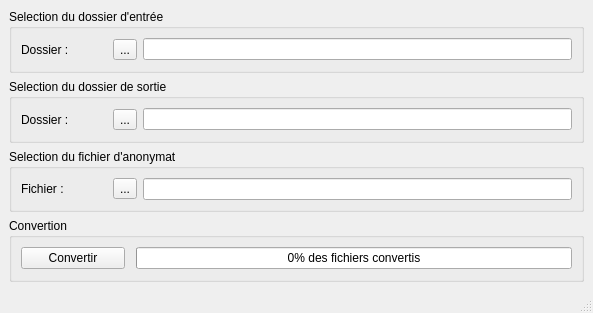
<?xml version="1.0" encoding="UTF-8"?>
<ui version="4.0">
 <class>MainWindow</class>
 <widget class="QMainWindow" name="MainWindow">
  <property name="geometry">
   <rect>
    <x>0</x>
    <y>0</y>
    <width>593</width>
    <height>313</height>
   </rect>
  </property>
  <property name="windowTitle">
   <string>MainWindow</string>
  </property>
  <widget class="QWidget" name="centralwidget">
   <layout class="QVBoxLayout" name="verticalLayout">
    <item>
     <widget class="QGroupBox" name="groupBox">
      <property name="title">
       <string>Selection du dossier d'entrée</string>
      </property>
      <layout class="QHBoxLayout" name="horizontalLayout" stretch="1,1,5">
       <item>
        <widget class="QLabel" name="label">
         <property name="text">
          <string>Dossier :</string>
         </property>
        </widget>
       </item>
       <item>
        <widget class="QToolButton" name="toolButton_browseInput">
         <property name="text">
          <string>...</string>
         </property>
        </widget>
       </item>
       <item>
        <widget class="QLineEdit" name="lineEdit_input">
         <property name="readOnly">
          <bool>true</bool>
         </property>
        </widget>
       </item>
      </layout>
     </widget>
    </item>
    <item>
     <widget class="QGroupBox" name="groupBox_2">
      <property name="title">
       <string>Selection du dossier de sortie</string>
      </property>
      <layout class="QHBoxLayout" name="horizontalLayout_2" stretch="1,1,5">
       <item>
        <widget class="QLabel" name="label_2">
         <property name="text">
          <string>Dossier :</string>
         </property>
        </widget>
       </item>
       <item>
        <widget class="QToolButton" name="toolButton_browseOutput">
         <property name="text">
          <string>...</string>
         </property>
        </widget>
       </item>
       <item>
        <widget class="QLineEdit" name="lineEdit_output">
         <property name="readOnly">
          <bool>true</bool>
         </property>
        </widget>
       </item>
      </layout>
     </widget>
    </item>
    <item>
     <widget class="QGroupBox" name="groupBox_3">
      <property name="title">
       <string>Selection du fichier d'anonymat</string>
      </property>
      <layout class="QHBoxLayout" name="horizontalLayout_3" stretch="1,1,5">
       <item>
        <widget class="QLabel" name="label_3">
         <property name="text">
          <string>Fichier :</string>
         </property>
        </widget>
       </item>
       <item>
        <widget class="QToolButton" name="toolButton_browseFile">
         <property name="text">
          <string>...</string>
         </property>
        </widget>
       </item>
       <item>
        <widget class="QLineEdit" name="lineEdit_file">
         <property name="readOnly">
          <bool>true</bool>
         </property>
        </widget>
       </item>
      </layout>
     </widget>
    </item>
    <item>
     <widget class="QGroupBox" name="groupBox_4">
      <property name="title">
       <string>Convertion</string>
      </property>
      <layout class="QHBoxLayout" name="horizontalLayout_4" stretch="19,1,80">
       <item>
        <widget class="QPushButton" name="pushButton_convert">
         <property name="text">
          <string>Convertir</string>
         </property>
         <property name="checkable">
          <bool>false</bool>
         </property>
        </widget>
       </item>
       <item>
        <spacer name="horizontalSpacer">
         <property name="orientation">
          <enum>Qt::Orientation::Horizontal</enum>
         </property>
         <property name="sizeHint" stdset="0">
          <size>
           <width>40</width>
           <height>20</height>
          </size>
         </property>
        </spacer>
       </item>
       <item>
        <widget class="QProgressBar" name="progressBar_convertion">
         <property name="value">
          <number>0</number>
         </property>
         <property name="format">
          <string>%p% des fichiers convertis</string>
         </property>
        </widget>
       </item>
      </layout>
     </widget>
    </item>
   </layout>
  </widget>
  <widget class="QMenuBar" name="menubar">
   <property name="geometry">
    <rect>
     <x>0</x>
     <y>0</y>
     <width>593</width>
     <height>22</height>
    </rect>
   </property>
  </widget>
  <widget class="QStatusBar" name="statusbar"/>
 </widget>
 <resources/>
 <connections>
  <connection>
   <sender>toolButton_browseInput</sender>
   <signal>released()</signal>
   <receiver>MainWindow</receiver>
   <slot>browseInputFolder()</slot>
   <hints>
    <hint type="sourcelabel">
     <x>122</x>
     <y>67</y>
    </hint>
    <hint type="destinationlabel">
     <x>399</x>
     <y>299</y>
    </hint>
   </hints>
  </connection>
  <connection>
   <sender>toolButton_browseOutput</sender>
   <signal>released()</signal>
   <receiver>MainWindow</receiver>
   <slot>browseOutputFolder()</slot>
   <hints>
    <hint type="sourcelabel">
     <x>122</x>
     <y>131</y>
    </hint>
    <hint type="destinationlabel">
     <x>399</x>
     <y>299</y>
    </hint>
   </hints>
  </connection>
  <connection>
   <sender>toolButton_browseFile</sender>
   <signal>released()</signal>
   <receiver>MainWindow</receiver>
   <slot>browseConvertFile()</slot>
   <hints>
    <hint type="sourcelabel">
     <x>122</x>
     <y>195</y>
    </hint>
    <hint type="destinationlabel">
     <x>399</x>
     <y>299</y>
    </hint>
   </hints>
  </connection>
  <connection>
   <sender>pushButton_convert</sender>
   <signal>released()</signal>
   <receiver>MainWindow</receiver>
   <slot>convert()</slot>
   <hints>
    <hint type="sourcelabel">
     <x>70</x>
     <y>260</y>
    </hint>
    <hint type="destinationlabel">
     <x>296</x>
     <y>156</y>
    </hint>
   </hints>
  </connection>
 </connections>
 <slots>
  <slot>browseInputFolder()</slot>
  <slot>browseOutputFolder()</slot>
  <slot>browseConvertFile()</slot>
  <slot>convert()</slot>
 </slots>
</ui>
